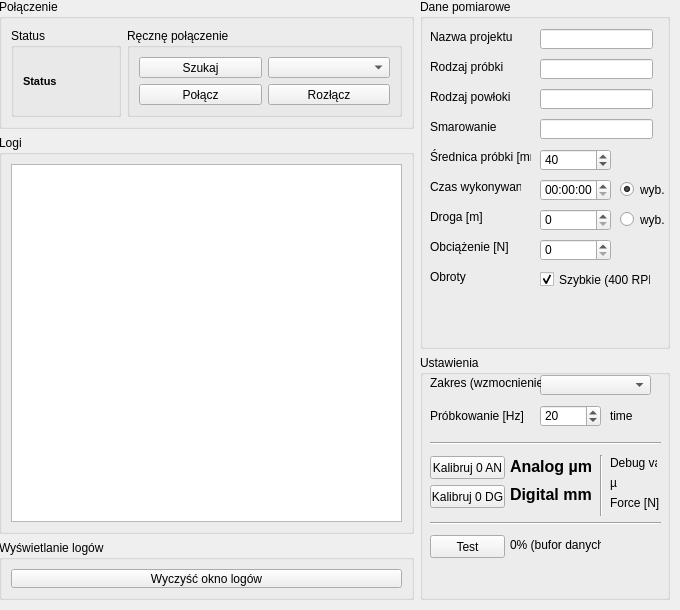
      <widget class="QWidget" name="tab">
       <attribute name="title">
        <string>Konfiguracja</string>
       </attribute>
       <widget class="QWidget" name="widget" native="true">
        <property name="geometry">
         <rect>
          <x>-1</x>
          <y>-1</y>
          <width>671</width>
          <height>601</height>
         </rect>
        </property>
        <layout class="QGridLayout" name="gridLayout_5">
         <item row="0" column="1" rowspan="2">
          <widget class="QGroupBox" name="groupBox_12">
           <property name="minimumSize">
            <size>
             <width>0</width>
             <height>350</height>
            </size>
           </property>
           <property name="title">
            <string>Dane pomiarowe</string>
           </property>
           <widget class="QTimeEdit" name="timeEdit">
            <property name="enabled">
             <bool>true</bool>
            </property>
            <property name="geometry">
             <rect>
              <x>120</x>
              <y>180</y>
              <width>71</width>
              <height>22</height>
             </rect>
            </property>
            <property name="minimumTime">
             <time>
              <hour>0</hour>
              <minute>0</minute>
              <second>0</second>
             </time>
            </property>
            <property name="currentSection">
             <enum>QDateTimeEdit::HourSection</enum>
            </property>
            <property name="displayFormat">
             <string>HH:mm:ss</string>
            </property>
            <property name="currentSectionIndex">
             <number>0</number>
            </property>
            <property name="time">
             <time>
              <hour>0</hour>
              <minute>0</minute>
              <second>0</second>
             </time>
            </property>
           </widget>
           <widget class="QLabel" name="label">
            <property name="geometry">
             <rect>
              <x>10</x>
              <y>180</y>
              <width>91</width>
              <height>16</height>
             </rect>
            </property>
            <property name="text">
             <string>Czas wykonywania</string>
            </property>
           </widget>
           <widget class="QLineEdit" name="lineEdit">
            <property name="geometry">
             <rect>
              <x>120</x>
              <y>30</y>
              <width>113</width>
              <height>20</height>
             </rect>
            </property>
            <property name="text">
             <string/>
            </property>
           </widget>
           <widget class="QLabel" name="label_6">
            <property name="geometry">
             <rect>
              <x>10</x>
              <y>30</y>
              <width>91</width>
              <height>16</height>
             </rect>
            </property>
            <property name="text">
             <string>Nazwa projektu</string>
            </property>
           </widget>
           <widget class="QSpinBox" name="spinBox_3">
            <property name="geometry">
             <rect>
              <x>120</x>
              <y>240</y>
              <width>71</width>
              <height>22</height>
             </rect>
            </property>
            <property name="minimum">
             <number>0</number>
            </property>
            <property name="maximum">
             <number>2000</number>
            </property>
            <property name="stepType">
             <enum>QAbstractSpinBox::AdaptiveDecimalStepType</enum>
            </property>
            <property name="value">
             <number>0</number>
            </property>
            <property name="displayIntegerBase">
             <number>10</number>
            </property>
           </widget>
           <widget class="QLabel" name="label_7">
            <property name="geometry">
             <rect>
              <x>10</x>
              <y>240</y>
              <width>91</width>
              <height>16</height>
             </rect>
            </property>
            <property name="text">
             <string>Obciążenie [N]</string>
            </property>
           </widget>
           <widget class="QLineEdit" name="lineEdit_2">
            <property name="geometry">
             <rect>
              <x>120</x>
              <y>60</y>
              <width>113</width>
              <height>20</height>
             </rect>
            </property>
            <property name="text">
             <string/>
            </property>
           </widget>
           <widget class="QLabel" name="label_8">
            <property name="geometry">
             <rect>
              <x>10</x>
              <y>60</y>
              <width>91</width>
              <height>16</height>
             </rect>
            </property>
            <property name="text">
             <string>Rodzaj próbki</string>
            </property>
           </widget>
           <widget class="QLineEdit" name="lineEdit_3">
            <property name="geometry">
             <rect>
              <x>120</x>
              <y>90</y>
              <width>113</width>
              <height>20</height>
             </rect>
            </property>
            <property name="text">
             <string/>
            </property>
           </widget>
           <widget class="QLabel" name="label_9">
            <property name="geometry">
             <rect>
              <x>10</x>
              <y>90</y>
              <width>91</width>
              <height>16</height>
             </rect>
            </property>
            <property name="text">
             <string>Rodzaj powłoki</string>
            </property>
           </widget>
           <widget class="QLabel" name="label_13">
            <property name="geometry">
             <rect>
              <x>10</x>
              <y>210</y>
              <width>91</width>
              <height>16</height>
             </rect>
            </property>
            <property name="text">
             <string>Droga [m]</string>
            </property>
           </widget>
           <widget class="QSpinBox" name="spinBox_4">
            <property name="geometry">
             <rect>
              <x>120</x>
              <y>210</y>
              <width>71</width>
              <height>22</height>
             </rect>
            </property>
            <property name="minimum">
             <number>0</number>
            </property>
            <property name="maximum">
             <number>90477</number>
            </property>
            <property name="stepType">
             <enum>QAbstractSpinBox::AdaptiveDecimalStepType</enum>
            </property>
            <property name="value">
             <number>0</number>
            </property>
            <property name="displayIntegerBase">
             <number>10</number>
            </property>
           </widget>
           <widget class="QLabel" name="label_14">
            <property name="geometry">
             <rect>
              <x>10</x>
              <y>270</y>
              <width>91</width>
              <height>16</height>
             </rect>
            </property>
            <property name="text">
             <string>Obroty</string>
            </property>
           </widget>
           <widget class="QRadioButton" name="radioButton_2">
            <property name="geometry">
             <rect>
              <x>200</x>
              <y>180</y>
              <width>51</width>
              <height>21</height>
             </rect>
            </property>
            <property name="text">
             <string>wyb.</string>
            </property>
            <property name="checked">
             <bool>true</bool>
            </property>
           </widget>
           <widget class="QRadioButton" name="radioButton_3">
            <property name="geometry">
             <rect>
              <x>200</x>
              <y>210</y>
              <width>51</width>
              <height>21</height>
             </rect>
            </property>
            <property name="text">
             <string>wyb.</string>
            </property>
           </widget>
           <widget class="QCheckBox" name="checkBox_6">
            <property name="geometry">
             <rect>
              <x>120</x>
              <y>270</y>
              <width>111</width>
              <height>21</height>
             </rect>
            </property>
            <property name="text">
             <string>Szybkie (400 RPM)</string>
            </property>
            <property name="checked">
             <bool>true</bool>
            </property>
           </widget>
           <widget class="QLabel" name="label_18">
            <property name="geometry">
             <rect>
              <x>10</x>
              <y>150</y>
              <width>101</width>
              <height>16</height>
             </rect>
            </property>
            <property name="text">
             <string>Średnica próbki [mm]</string>
            </property>
           </widget>
           <widget class="QSpinBox" name="spinBox_5">
            <property name="geometry">
             <rect>
              <x>120</x>
              <y>150</y>
              <width>71</width>
              <height>22</height>
             </rect>
            </property>
            <property name="minimum">
             <number>30</number>
            </property>
            <property name="maximum">
             <number>50</number>
            </property>
            <property name="stepType">
             <enum>QAbstractSpinBox::AdaptiveDecimalStepType</enum>
            </property>
            <property name="value">
             <number>40</number>
            </property>
            <property name="displayIntegerBase">
             <number>10</number>
            </property>
           </widget>
           <widget class="QLabel" name="label_22">
            <property name="geometry">
             <rect>
              <x>10</x>
              <y>120</y>
              <width>91</width>
              <height>16</height>
             </rect>
            </property>
            <property name="text">
             <string>Smarowanie</string>
            </property>
           </widget>
           <widget class="QLineEdit" name="lineEdit_4">
            <property name="geometry">
             <rect>
              <x>120</x>
              <y>120</y>
              <width>113</width>
              <height>20</height>
             </rect>
            </property>
            <property name="text">
             <string/>
            </property>
           </widget>
          </widget>
         </item>
         <item row="3" column="0">
          <widget class="QGroupBox" name="groupBox_3">
           <property name="maximumSize">
            <size>
             <width>500</width>
             <height>60</height>
            </size>
           </property>
           <property name="title">
            <string>Wyświetlanie logów</string>
           </property>
           <layout class="QGridLayout" name="gridLayout_3">
            <item row="0" column="0">
             <widget class="QPushButton" name="pushButton">
              <property name="text">
               <string>Wyczyść okno logów</string>
              </property>
             </widget>
            </item>
           </layout>
          </widget>
         </item>
         <item row="0" column="0">
          <widget class="QGroupBox" name="groupBox">
           <property name="maximumSize">
            <size>
             <width>500</width>
             <height>130</height>
            </size>
           </property>
           <property name="title">
            <string>Połączenie</string>
           </property>
           <layout class="QGridLayout" name="gridLayout">
            <item row="0" column="1" rowspan="2">
             <widget class="QGroupBox" name="groupBox_14">
              <property name="minimumSize">
               <size>
                <width>0</width>
                <height>0</height>
               </size>
              </property>
              <property name="title">
               <string>Ręcznę połączenie</string>
              </property>
              <layout class="QGridLayout" name="gridLayout_2">
               <item row="1" column="0">
                <widget class="QPushButton" name="pushButtonConnect">
                 <property name="text">
                  <string>Połącz</string>
                 </property>
                </widget>
               </item>
               <item row="0" column="0">
                <widget class="QPushButton" name="pushButtonSearch">
                 <property name="text">
                  <string>Szukaj</string>
                 </property>
                </widget>
               </item>
               <item row="1" column="1">
                <widget class="QPushButton" name="pushButtonCloseConnection">
                 <property name="text">
                  <string>Rozłącz</string>
                 </property>
                </widget>
               </item>
               <item row="0" column="1">
                <widget class="QComboBox" name="comboBoxDevices"/>
               </item>
              </layout>
             </widget>
            </item>
            <item row="0" column="0" rowspan="2">
             <widget class="QGroupBox" name="groupBox_13">
              <property name="maximumSize">
               <size>
                <width>110</width>
                <height>16777215</height>
               </size>
              </property>
              <property name="title">
               <string>Status</string>
              </property>
              <layout class="QVBoxLayout" name="verticalLayout_2">
               <item>
                <widget class="QLabel" name="label_4">
                 <property name="font">
                  <font>
                   <pointsize>8</pointsize>
                   <weight>75</weight>
                   <bold>true</bold>
                  </font>
                 </property>
                 <property name="text">
                  <string>Status</string>
                 </property>
                </widget>
               </item>
              </layout>
             </widget>
            </item>
           </layout>
          </widget>
         </item>
         <item row="1" column="0" rowspan="2">
          <widget class="QGroupBox" name="groupBox_2">
           <property name="enabled">
            <bool>true</bool>
           </property>
           <property name="sizePolicy">
            <sizepolicy hsizetype="Preferred" vsizetype="Preferred">
             <horstretch>0</horstretch>
             <verstretch>0</verstretch>
            </sizepolicy>
           </property>
           <property name="maximumSize">
            <size>
             <width>500</width>
             <height>16777215</height>
            </size>
           </property>
           <property name="title">
            <string>Logi</string>
           </property>
           <layout class="QHBoxLayout" name="horizontalLayout">
            <item>
             <widget class="QTextEdit" name="textEditLogs">
              <property name="enabled">
               <bool>true</bool>
              </property>
              <property name="sizePolicy">
               <sizepolicy hsizetype="Preferred" vsizetype="Expanding">
                <horstretch>0</horstretch>
                <verstretch>0</verstretch>
               </sizepolicy>
              </property>
              <property name="minimumSize">
               <size>
                <width>0</width>
                <height>250</height>
               </size>
              </property>
             </widget>
            </item>
           </layout>
          </widget>
         </item>
         <item row="2" column="1" rowspan="2">
          <widget class="QGroupBox" name="groupBox_4">
           <property name="sizePolicy">
            <sizepolicy hsizetype="Expanding" vsizetype="Expanding">
             <horstretch>0</horstretch>
             <verstretch>0</verstretch>
            </sizepolicy>
           </property>
           <property name="minimumSize">
            <size>
             <width>250</width>
             <height>0</height>
            </size>
           </property>
           <property name="maximumSize">
            <size>
             <width>120</width>
             <height>16777215</height>
            </size>
           </property>
           <property name="title">
            <string>Ustawienia</string>
           </property>
           <widget class="QPushButton" name="pushButton_3">
            <property name="geometry">
             <rect>
              <x>10</x>
              <y>101</y>
              <width>75</width>
              <height>23</height>
             </rect>
            </property>
            <property name="text">
             <string>Kalibruj 0 AN</string>
            </property>
           </widget>
           <widget class="QPushButton" name="pushButton_2">
            <property name="geometry">
             <rect>
              <x>10</x>
              <y>130</y>
              <width>75</width>
              <height>23</height>
             </rect>
            </property>
            <property name="text">
             <string>Kalibruj 0 DG</string>
            </property>
           </widget>
           <widget class="QLabel" name="label_d">
            <property name="geometry">
             <rect>
              <x>90</x>
              <y>129</y>
              <width>91</width>
              <height>20</height>
             </rect>
            </property>
            <property name="font">
             <font>
              <pointsize>12</pointsize>
              <weight>75</weight>
              <bold>true</bold>
             </font>
            </property>
            <property name="text">
             <string>Digital mm</string>
            </property>
           </widget>
           <widget class="QLabel" name="label_a">
            <property name="geometry">
             <rect>
              <x>90</x>
              <y>101</y>
              <width>91</width>
              <height>20</height>
             </rect>
            </property>
            <property name="font">
             <font>
              <pointsize>12</pointsize>
              <weight>75</weight>
              <bold>true</bold>
             </font>
            </property>
            <property name="text">
             <string>Analog µm</string>
            </property>
           </widget>
           <widget class="QSpinBox" name="spinBox_2">
            <property name="geometry">
             <rect>
              <x>120</x>
              <y>50</y>
              <width>61</width>
              <height>22</height>
             </rect>
            </property>
            <property name="minimum">
             <number>1</number>
            </property>
            <property name="maximum">
             <number>100</number>
            </property>
            <property name="value">
             <number>20</number>
            </property>
            <property name="displayIntegerBase">
             <number>10</number>
            </property>
           </widget>
           <widget class="QLabel" name="label_3">
            <property name="geometry">
             <rect>
              <x>190</x>
              <y>50</y>
              <width>51</width>
              <height>21</height>
             </rect>
            </property>
            <property name="text">
             <string>time</string>
            </property>
           </widget>
           <widget class="QPushButton" name="pushButton_6">
            <property name="geometry">
             <rect>
              <x>10</x>
              <y>180</y>
              <width>75</width>
              <height>23</height>
             </rect>
            </property>
            <property name="text">
             <string>Test</string>
            </property>
            <property name="checkable">
             <bool>true</bool>
            </property>
            <property name="checked">
             <bool>false</bool>
            </property>
            <property name="autoRepeat">
             <bool>false</bool>
            </property>
            <property name="autoExclusive">
             <bool>false</bool>
            </property>
           </widget>
           <widget class="QLabel" name="label_5">
            <property name="geometry">
             <rect>
              <x>90</x>
              <y>180</y>
              <width>91</width>
              <height>20</height>
             </rect>
            </property>
            <property name="text">
             <string>0% (bufor danych)</string>
            </property>
           </widget>
           <widget class="QComboBox" name="comboBoxDevices_2">
            <property name="geometry">
             <rect>
              <x>120</x>
              <y>20</y>
              <width>111</width>
              <height>20</height>
             </rect>
            </property>
           </widget>
           <widget class="QLabel" name="label_10">
            <property name="geometry">
             <rect>
              <x>10</x>
              <y>20</y>
              <width>111</width>
              <height>16</height>
             </rect>
            </property>
            <property name="text">
             <string>Zakres (wzmocnienie)</string>
            </property>
           </widget>
           <widget class="Line" name="line_2">
            <property name="geometry">
             <rect>
              <x>10</x>
              <y>80</y>
              <width>231</width>
              <height>16</height>
             </rect>
            </property>
            <property name="orientation">
             <enum>Qt::Horizontal</enum>
            </property>
           </widget>
           <widget class="QLabel" name="label_11">
            <property name="geometry">
             <rect>
              <x>10</x>
              <y>50</y>
              <width>101</width>
              <height>21</height>
             </rect>
            </property>
            <property name="text">
             <string>Próbkowanie [Hz]</string>
            </property>
           </widget>
           <widget class="Line" name="line_3">
            <property name="geometry">
             <rect>
              <x>10</x>
              <y>160</y>
              <width>231</width>
              <height>16</height>
             </rect>
            </property>
            <property name="orientation">
             <enum>Qt::Horizontal</enum>
            </property>
           </widget>
           <widget class="QLabel" name="label_19">
            <property name="geometry">
             <rect>
              <x>190</x>
              <y>140</y>
              <width>51</width>
              <height>16</height>
             </rect>
            </property>
            <property name="text">
             <string>Force [N]</string>
            </property>
           </widget>
           <widget class="Line" name="line_4">
            <property name="geometry">
             <rect>
              <x>180</x>
              <y>100</y>
              <width>3</width>
              <height>61</height>
             </rect>
            </property>
            <property name="orientation">
             <enum>Qt::Vertical</enum>
            </property>
           </widget>
           <widget class="QLabel" name="label_20">
            <property name="geometry">
             <rect>
              <x>190</x>
              <y>120</y>
              <width>51</width>
              <height>16</height>
             </rect>
            </property>
            <property name="text">
             <string>µ</string>
            </property>
           </widget>
           <widget class="QLabel" name="label_21">
            <property name="geometry">
             <rect>
              <x>190</x>
              <y>100</y>
              <width>47</width>
              <height>16</height>
             </rect>
            </property>
            <property name="text">
             <string>Debug val.</string>
            </property>
           </widget>
          </widget>
         </item>
        </layout>
       </widget>
      </widget>
